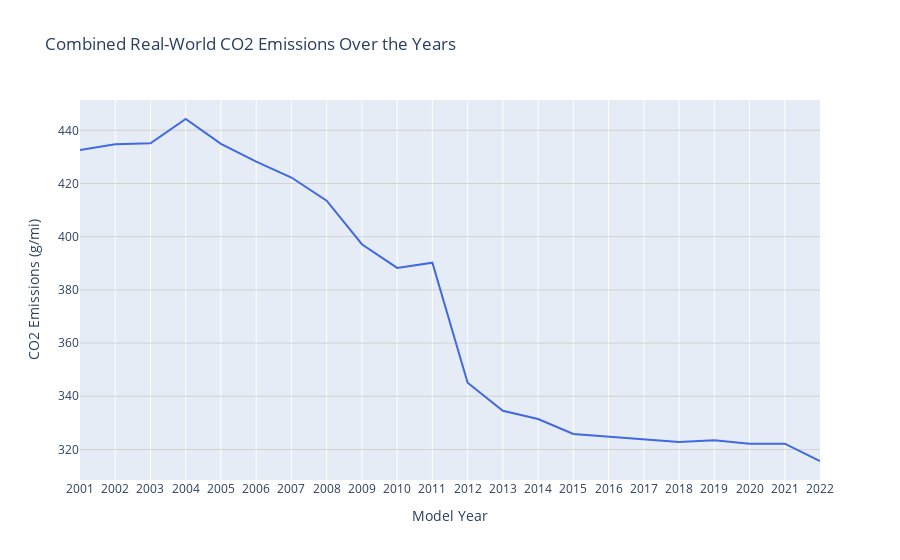

Write notebook code for a chart like this one.
### Markdown cell above
#### Plotting CO2 in g/miles

### Code cell
# Calculate the combined Real-World CO2 Emissions for all manufacturers
combined_co2 = df_filtered.groupby('Model Year')['Real-World CO2 (g/mi)'].mean().reset_index()

# Create a line plot using Plotly Express
fig = px.line(combined_co2, 
              x='Model Year', 
              y='Real-World CO2 (g/mi)',
              title='Combined Real-World CO2 Emissions Over the Years',
              labels={'Model Year': 'Model Year', 'Real-World CO2 (g/mi)': 'CO2 Emissions (g/mi)'})

# Customize x-axis tick labels
fig.update_xaxes(tickmode='linear', 
                 tick0=min(combined_co2['Model Year']),
                 dtick=1, 
                 range=[min(combined_co2['Model Year']), 
                        max(combined_co2['Model Year'])])

# Customize y-axis with gridlines and ticks
fig.update_yaxes(gridcolor='lightgrey', 
                 showgrid=True, 
                 showticklabels=True)

# Customize line appearance
fig.update_traces(line=dict(color='royalblue', width=2))



# Show the plot
fig.show()
# fig.write_html('../data/html/combined_co2_emission_years.html')

### Figure 1 — Plotly figure (JSON) as saved in the notebook; plotly's stock layout.template omitted (floating-point values rounded to 4 significant figures)
{"data": [{"hovertemplate": "Model Year=%{x}<br>CO2 Emissions (g/mi)=%{y}<extra></extra>", "legendgroup": "", "line": {"color": "royalblue", "dash": "solid", "width": 2}, "marker": {"symbol": "circle"}, "mode": "lines", "name": "", "orientation": "v", "showlegend": false, "type": "scatter", "x": [2001, 2002, 2003, 2004, 2005, 2006, 2007, 2008, 2009, 2010, 2011, 2012, 2013, 2014, 2015, 2016, 2017, 2018, 2019, 2020, 2021, 2022], "xaxis": "x", "y": [432.6, 434.8, 435.1, 444.2, 434.9, 428.2, 422.2, 413.5, 397.2, 388.3, 390.2, 345.1, 334.6, 331.4, 325.8, 324.8, 323.7, 322.8, 323.5, 322.2, 322.2, 315.7], "yaxis": "y"}], "layout": {"autosize": true, "legend": {"tracegroupgap": 0}, "title": {"text": "Combined Real-World CO2 Emissions Over the Years"}, "xaxis": {"anchor": "y", "domain": [0, 1], "dtick": 1, "range": [2001, 2022], "tick0": 2001, "tickmode": "linear", "title": {"text": "Model Year"}, "type": "linear"}, "yaxis": {"anchor": "x", "autorange": true, "domain": [0, 1], "gridcolor": "lightgrey", "range": [308.5, 451.4], "showgrid": true, "showticklabels": true, "title": {"text": "CO2 Emissions (g/mi)"}, "type": "linear"}}}
